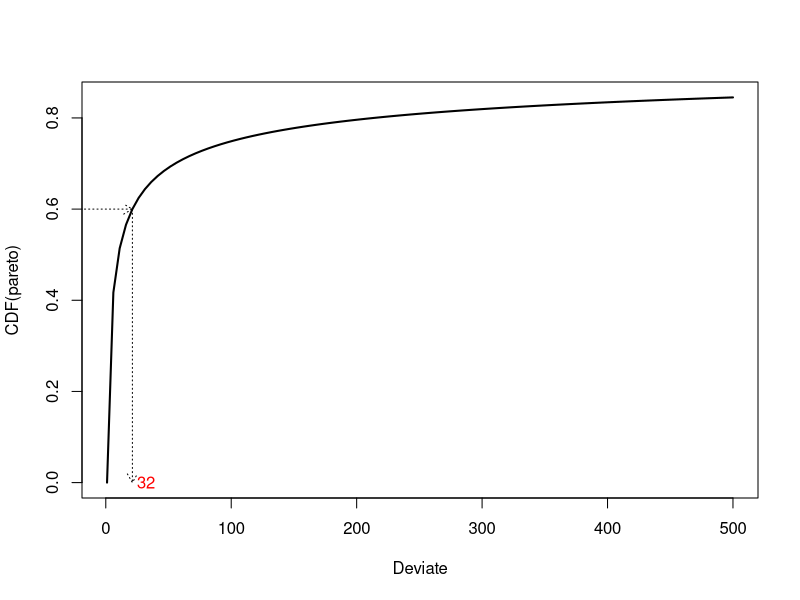

This figure's R source:
## ---- chunk 1
help <- TRUE
solution <- TRUE
## ---- chunk 2
bad <- function(x=7) {
  if (x>10) {
    y <- ln(22)
  } else {
    y <- 7
  }
  return(y)
}

this.x <- 4
answer <- bad(this.x)
print(answer)
## ---- chunk 3
findruns.correct <- function(x,k) {
  n <- length(x)
  runs <- NULL
  for (i in 1:(n-k+1)) {
    if (all(x[i:(i+k-1)] == 1)) runs <- c(runs, i)
  }
  return(runs)
}
## ---- chunk 4
test.case <- c(1,0,0,1,1,1,0,1,1)
findruns.correct(test.case, 2)
## ---- chunk 5
findruns <- function(x,k) {
  n <- length(x)
  runs <- NULL
  for (i in 1:(n-k)) {
    if (all(x[i:i+k-1] == 1)) runs <- c(runs, i)
  }
  return(runs)
}
## ---- chunk 6
findruns(test.case, 2)
## ---- chunk 7
ppareto <- function(x, alpha, x0) {
  result <- 1 - (x/x0)^(-alpha+1)
  return(result)
}
qpareto <- function(p, alpha, x0) {
  result <- x0 * (1-p)^(-1/(alpha-1))
  return(result)
}
mys <- seq(1, 500, length=100)
plot(mys, ppareto(mys, 1.3,1), type='l', lwd=2,
     ylab="CDF(pareto)", xlab="Deviate")
my.rand <- 0.6
curve.touch <- qpareto(my.rand,1.3,1)
arrows(-100,my.rand, curve.touch,my.rand, lty=3, length=0.1)
arrows(curve.touch,my.rand, curve.touch, 0, lty=3, length=0.1)
text(32, 0, "32", col="red")
## ---- chunk 8
dpareto <- function(x, alpha, x0) {
  t1 <- (alpha-1) / x0
  t2 <- (x/x0) ^ -alpha
  result <- t1 * t2
  return(result)
}

ppareto <- function(x, alpha, x0) {
  result <- 1 - (x/x0)^(-alpha+1)
  return(result)
}

qpareto <- function(p, alpha, x0) {
  result <- x0 * (1-p)^(-1/(alpha-1))
  return(result)
}

rpareto <- function(n, alpha, x0) {
  x <- vector(length=n)
  result <- qpareto(p=runif(n), alpha, x0)
}
